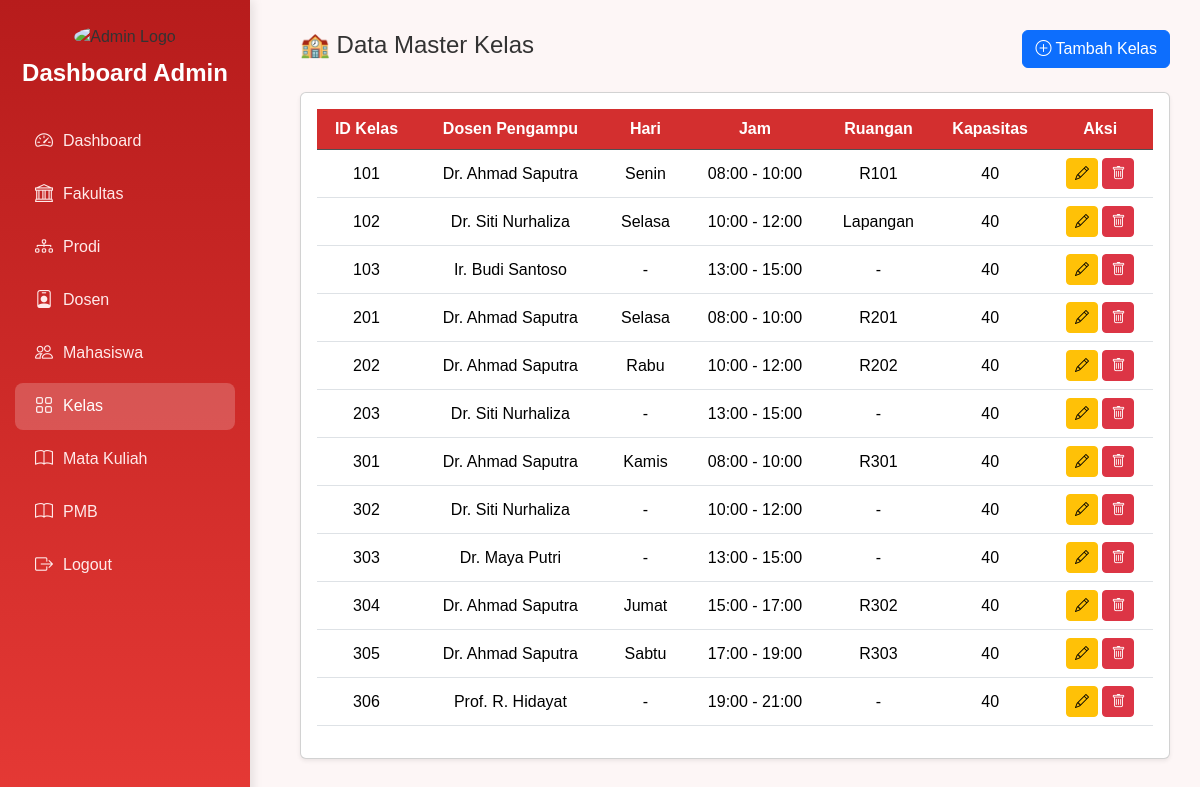
/Admin/datakelas.php, run on the app's committed database.
### tables this page shows
CREATE TABLE `kelas` (
  `id_kelas` int(11) NOT NULL,
  `kode_matkul` varchar(10) DEFAULT NULL,
  `id_dosen` int(11) DEFAULT NULL,
  `jam_mulai` time DEFAULT NULL,
  `jam_selesai` time DEFAULT NULL,
  `kapasitas` int(11) DEFAULT 50,
  `hari` varchar(20) DEFAULT NULL,
  `ruangan` varchar(50) DEFAULT NULL
);

CREATE TABLE `dosen` (
  `nik` int(11) NOT NULL,
  `nama` varchar(100) DEFAULT NULL,
  `jenis_kelamin` enum('L','P') DEFAULT NULL,
  `tanggal_lahir` date DEFAULT NULL,
  `id_prodi` int(11) DEFAULT NULL,
  `email` varchar(100) DEFAULT NULL,
  `no_hp` varchar(20) DEFAULT NULL,
  `alamat` text DEFAULT NULL,
  `jabatan` varchar(50) DEFAULT NULL,
  `status_aktif` enum('Aktif','Tidak Aktif') DEFAULT 'Aktif',
  `tanggal_bergabung` date DEFAULT NULL
);

### Admin/datakelas.php (the view, shortened to what this page needs)
<?php
try {
  $pdo = new PDO(
    "mysql:host=".DB_HOST.";dbname=".DB_NAME.";charset=utf8mb4",
    DB_USER,
    DB_PASS,
    [
      PDO::ATTR_ERRMODE=>PDO::ERRMODE_EXCEPTION,
      PDO::ATTR_DEFAULT_FETCH_MODE=>PDO::FETCH_ASSOC
    ]
  );
} catch(Exception $e){
  die("DB error: ".$e->getMessage());
}
$kelas = $pdo->query("
  SELECT k.*, d.nama AS nama_dosen
  FROM kelas k
  LEFT JOIN dosen d ON k.id_dosen = d.nik
  ORDER BY k.id_kelas
")->fetchAll();
?>
<!doctype html>
<html lang="id">
<head>
    <link href="https://cdn.jsdelivr.net/npm/bootstrap@5.3.3/dist/css/bootstrap.min.css" rel="stylesheet">
    <link href="https://cdn.jsdelivr.net/npm/bootstrap-icons@1.11.1/font/bootstrap-icons.css" rel="stylesheet">
    <link href="Style.css" rel="stylesheet">
</head>
<body>
<?php include 'sidebar.php'; ?>
<div class="content">
  <div class="d-flex justify-content-between align-items-center mb-4">
    <h4>🏫 Data Master Kelas</h4>
    <button class="btn btn-primary" data-bs-toggle="modal" data-bs-target="#modalTambah">
      <i class="bi bi-plus-circle"></i> Tambah Kelas
    </button>
  </div>
  <div class="card shadow-sm p-3">
    <table class="table table-hover align-middle text-center">
      <thead class="table-dark">
        <tr>
          <th>ID Kelas</th>
          <th>Dosen Pengampu</th>
          <th>Hari</th>
          <th>Jam</th>
          <th>Ruangan</th>
          <th>Kapasitas</th>
          <th>Aksi</th>
        </tr>
      </thead>
      <tbody>
        <?php foreach($kelas as $k): ?>
        <tr>
          <td><?= $k['id_kelas'] ?></td>
          <td><?= htmlspecialchars($k['nama_dosen'] ?? '-') ?></td>
          <td><?= htmlspecialchars($k['hari'] ?? '-') ?></td>
          <td>
            <?= ($k['jam_mulai']) ? substr($k['jam_mulai'],0,5) . ' - ' . substr($k['jam_selesai'],0,5) : '-' ?>
          </td>
          <td><?= htmlspecialchars($k['ruangan'] ?? '-') ?></td>
          <td><?= $k['kapasitas'] ?></td>
          <td>
            <button class="btn btn-sm btn-warning btn-edit"
              data-id="<?= $k['id_kelas'] ?>"
              data-dosen="<?= $k['id_dosen'] ?>"
              data-hari="<?= $k['hari'] ?>"
              data-ruangan="<?= $k['ruangan'] ?>"
              data-jammulai="<?= $k['jam_mulai'] ?>"
              data-jamsel="<?= $k['jam_selesai'] ?>"
              data-kapasitas="<?= $k['kapasitas'] ?>"
              data-bs-toggle="modal" data-bs-target="#modalEdit">
              <i class="bi bi-pencil"></i>
            </button>
            <form method="post" class="d-inline" onsubmit="return confirm('Hapus kelas ini?')">
              <button class="btn btn-sm btn-danger"><i class="bi bi-trash"></i></button>
            </form>
          </td>
        </tr>
        <?php endforeach; ?>
      </tbody>
    </table>
  </div>
</div>
</body>
</html>

### Admin/Style.css (style rules this page uses)
body { background-color: #fdf6f6; font-family: 'Poppins', sans-serif; color: #333; }
.content { margin-left: 270px; padding: 30px; background-color: #fdf6f6; min-height: 100vh; }
.table th { background-color: #d32f2f !important; color: white !important; }

### data on the page
kelas: id_kelas "101", id_dosen.nama "Dr. Ahmad Saputra", hari "Senin", jam_mulai "08:00", jam_selesai "10:00", ruangan "R101", kapasitas "40"
kelas: id_kelas "102", id_dosen.nama "Dr. Siti Nurhaliza", hari "Selasa", jam_mulai "10:00", jam_selesai "12:00", ruangan "Lapangan", kapasitas "40"
kelas: id_kelas "103", id_dosen.nama "Ir. Budi Santoso", hari "-", jam_mulai "13:00", jam_selesai "15:00", ruangan "-", kapasitas "40"
kelas: id_kelas "201", id_dosen.nama "Dr. Ahmad Saputra", hari "Selasa", jam_mulai "08:00", jam_selesai "10:00", ruangan "R201", kapasitas "40"
kelas: id_kelas "202", id_dosen.nama "Dr. Ahmad Saputra", hari "Rabu", jam_mulai "10:00", jam_selesai "12:00", ruangan "R202", kapasitas "40"
kelas: id_kelas "203", id_dosen.nama "Dr. Siti Nurhaliza", hari "-", jam_mulai "13:00", jam_selesai "15:00", ruangan "-", kapasitas "40"
kelas: id_kelas "301", id_dosen.nama "Dr. Ahmad Saputra", hari "Kamis", jam_mulai "08:00", jam_selesai "10:00", ruangan "R301", kapasitas "40"
kelas: id_kelas "302", id_dosen.nama "Dr. Siti Nurhaliza", hari "-", jam_mulai "10:00", jam_selesai "12:00", ruangan "-", kapasitas "40"
kelas: id_kelas "303", id_dosen.nama "Dr. Maya Putri", hari "-", jam_mulai "13:00", jam_selesai "15:00", ruangan "-", kapasitas "40"
kelas: id_kelas "304", id_dosen.nama "Dr. Ahmad Saputra", hari "Jumat", jam_mulai "15:00", jam_selesai "17:00", ruangan "R302", kapasitas "40"
kelas: id_kelas "305", id_dosen.nama "Dr. Ahmad Saputra", hari "Sabtu", jam_mulai "17:00", jam_selesai "19:00", ruangan "R303", kapasitas "40"
kelas: id_kelas "306", id_dosen.nama "Prof. R. Hidayat", hari "-", jam_mulai "19:00", jam_selesai "21:00", ruangan "-", kapasitas "40"
